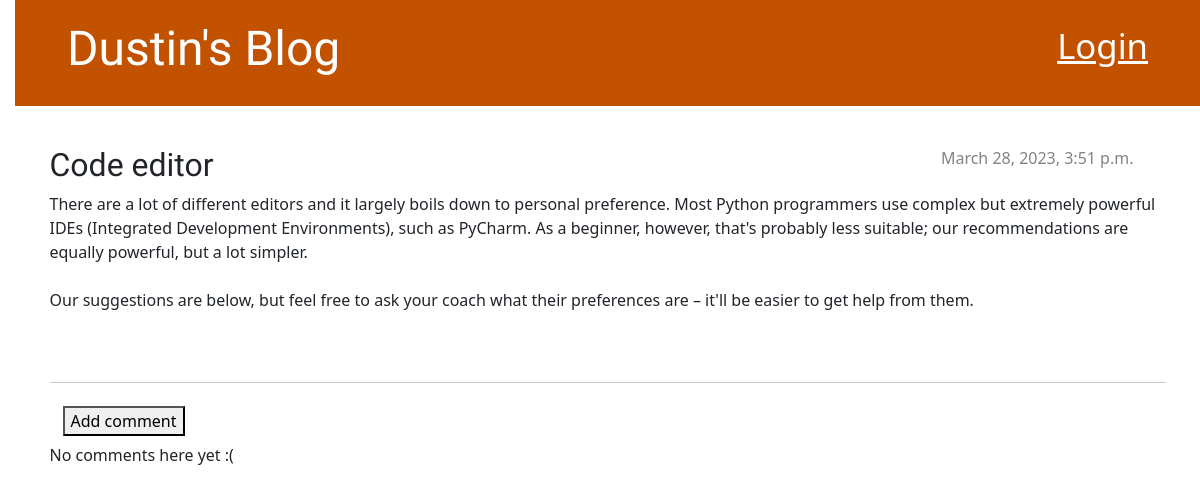
/post/1/, run on an earlier commit of the app's database.
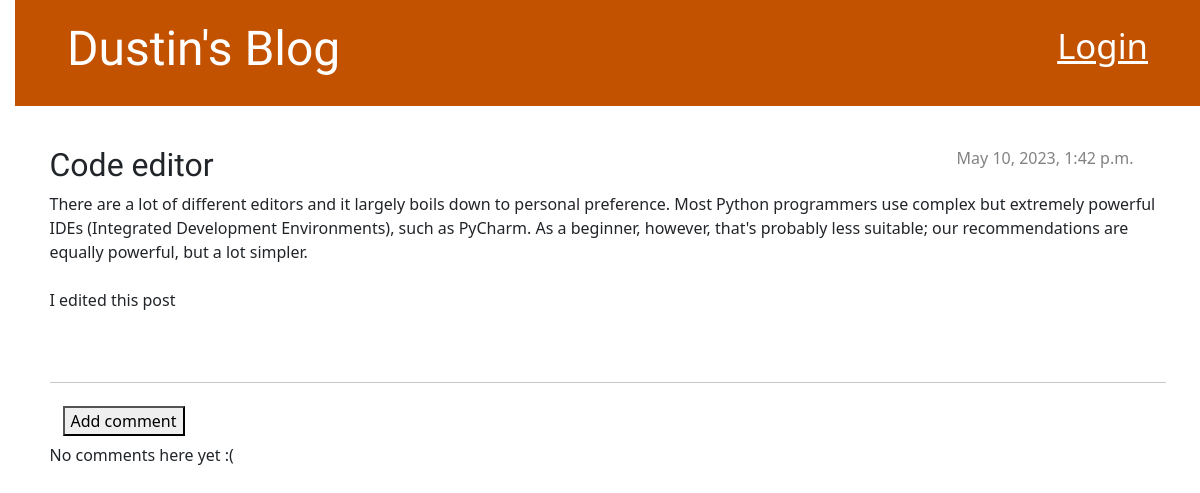
And on a later commit of the database.
### blog/models.py (models this page shows, shortened)
class Post(models.Model):
    author = models.ForeignKey(settings.AUTH_USER_MODEL, on_delete=models.CASCADE)
    title = models.CharField(max_length=200)
    text = models.TextField()
    created_date = models.DateTimeField(default=timezone.now)
    published_date = models.DateTimeField(blank=True, null=True)

### blog/views.py (the view)
# urls.py: path('post/<int:pk>/', views.post_detail, name='post_detail'),
def post_detail(request, pk):
    post = get_object_or_404(Post, pk=pk)
    return render(request, 'blog/post_detail.html', {'post': post})

### blog/templates/blog/post_detail.html (shortened to what this page needs)
{% extends 'blog/base.html' %}
{% block content %}
    <article class="post">
        {% if post.published_date %}
            <time class="date">
                {{ post.published_date }}
            </time>
        {% else %}
            <a class="btn btn-default" href="{% url 'post_publish' pk=post.pk %}"><button type="button" class="btn btn-success">Publish</button></a>
        {% endif %}
        <h2>{{ post.title }}</h2>
        <p>{{ post.text|linebreaksbr }}</p>
    </article>
    <hr>
    <a class="btn btn-default" href="{% url 'add_comment_to_post' pk=post.pk %}"><button type="button"> Add comment</button></a>
    {% for comment in post.comments.all %}
    {% if user.is_authenticated or comment.approved_comment %}
    <div class="comment">
        <div class="date">
            {{ comment.created_date }}
            {% if not comment.approved_comment %}
                <a class="btn btn-default" href="{% url 'comment_remove' pk=comment.pk %}"><span class="glyphicon glyphicon-remove"></span></a>
                <a class="btn btn-default" href="{% url 'comment_approve' pk=comment.pk %}"><span class="glyphicon glyphicon-ok"></span></a>
            {% endif %}
        </div>
        <strong>{{ comment.author }}</strong>
        <p>{{ comment.text|linebreaks }}</p>
    </div>
    {% endif %}
{% empty %}
    <p>No comments here yet :(</p>
{% endfor %}
{% endblock %}

What changed in the data, as far as the page shows it:
changed Post "Code editor": published_date "March 28, 2023, 3:51 p.m." → "May 10, 2023, 1:42 p.m."; text "…but a lot simpler. Our suggestions are below, but feel free to ask your coach what their preferences are – it'll be easier to get help from them." → "…but a lot simpler. I edited this post"
